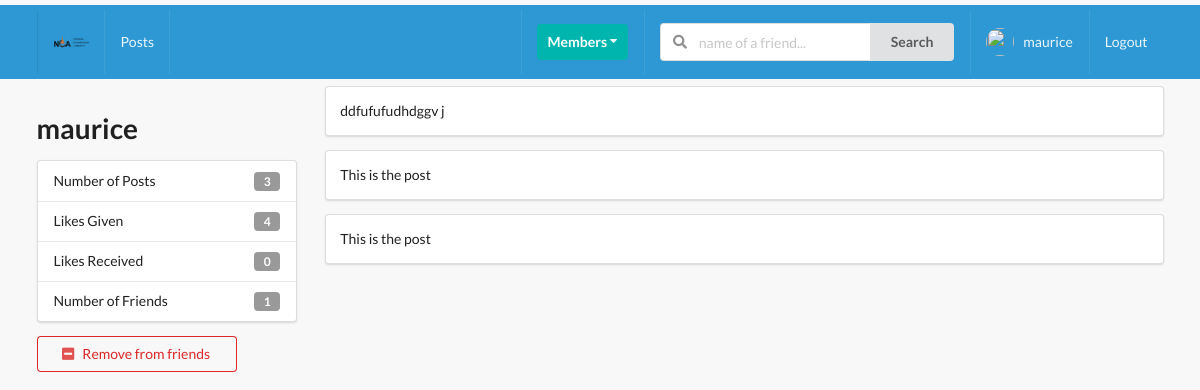
Before: /profiles/angel-maurice-4889f780/ (signed in) with the older database file.
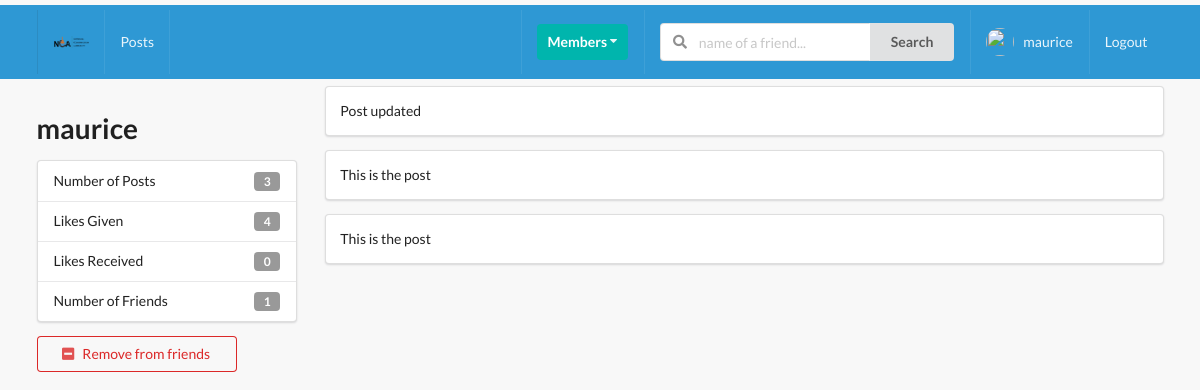
After: the same page with the newer database file.
### posts/models.py (models this page shows, shortened)
class Post(models.Model):
    content = models.TextField()
    image = models.ImageField(upload_to='posts',  validators=[FileExtensionValidator(['png', 'jpg', 'jpeg'])], blank=True )
    liked = models.ManyToManyField(Profile, blank=True, related_name='likes')
    updated = models.DateTimeField(auto_now=True)
    created = models.DateTimeField(auto_now_add=True)
    author = models.ForeignKey(Profile, on_delete=models.CASCADE, related_name='posts')
    class Meta:
        ordering = ('-created',)

### profiles/views.py (the view)
# urls.py: path('<slug>/', ProfileDetailView.as_view(), name='profile-detail-view'),
class ProfileDetailView(LoginRequiredMixin, DetailView):
    model = Profile
    template_name = 'profiles/detail.html'
    def get_object(self, slug=None):
        slug = self.kwargs.get('slug')
        profile = Profile.objects.get(slug=slug)
        return profile
    def get_context_data(self, **kwargs):
        context = super().get_context_data(**kwargs)
        user = User.objects.get(username__iexact=self.request.user)
        profile = Profile.objects.get(user=user)
        rel_r = Relationship.objects.filter(sender=profile)
        rel_s = Relationship.objects.filter(receiver=profile)
        rel_receiver = []
        rel_sender = []
        for item in rel_r:
            rel_receiver.append(item.receiver.user)
        for item in rel_s:
            rel_sender.append(item.sender.user)
        context["rel_receiver"] = rel_receiver
        context["rel_sender"] = rel_sender
        context['posts'] = self.get_object().get_all_authors_posts()
        context['len_posts'] = True if len(self.get_object().get_all_authors_posts()) > 0 else False
        return context

### profiles/context_processors.py (called while the page is built)
def profile_pic(request):
    if request.user.is_authenticated:
        profile_obj = Profile.objects.get(user=request.user)
        pic = profile_obj.avatar
        return{'picture': pic}
    return {}

def invitations_received_no(request):
    if request.user.is_authenticated:
        profile_obj = Profile.objects.get(user=request.user)
        qs_count = Relationship.objects.invatations_received(profile_obj).count()
        return{'invites_num': qs_count}
    return {}

### profiles/models.py (called while the page is built)
    def get_friends_no(self):
        return self.friends.all().count()

    def get_posts_no(self):
        return self.posts.all().count()

    def get_all_authors_posts(self):
        return self.posts.all()

    def get_likes_given_no(self):
        likes = self.like_set.all()
        total_liked = 0
        for item in likes:
            if item.value=='Like':
                total_liked += 1
        return total_liked

    def get_likes_recieved_no(self):
        posts = self.posts.all()
        total_liked = 0
        for item in posts:
            total_liked += item.liked.all().count()
        return total_liked

### profiles/templates/profiles/detail.html (shortened to what this page needs)
{% extends 'base.html' %}
{% block content %}
<div class="ui grid">
    <br>
    <div class="row">
        <div class="four wide column">
            <h1>{{object.user}}</h1>
            <div class="ui vertical fluid menu">
                <div class="item">
                    Number of Posts
                    <div class="ui label">{{object.get_posts_no}}</div>
                </div>
                <div class="item">
                    Likes Given
                    <div class="ui label">{{object.get_likes_given_no}}</div>
                </div>
                <div class="item">
                    Likes Received
                    <div class="ui label">{{object.get_likes_recieved_no}}</div>
                </div>
                <div class="item">
                    Number of Friends
                    <div class="ui label">{{object.get_friends_no}}</div>
                </div>
            </div>
            {% if request.user in object.friends.all %}
                <form action="{% url 'profiles:remove-friend' %}" method="POST">
                    <button type="submit" class="ui negative basic button mb-5 w-big"><i class="minus square icon"></i>Remove from friends</button>
                </form>
            {% endif %}
        </div>
        <div class="twelve wide column">
            {% if len_posts %}
                {% for post in posts %}
                    <div class="segment ui fluid">
                        {{post.content}}
                    </div>
                {% endfor %}
            {% else %}
            <h1>No posts of this user ...</h1>
            {% endif %}
        </div>
    </div>
</div>
{% endblock %}

Changed rows visible on the page:
changed Post: content "ddfufufudhdggv j" → "Post updated"
